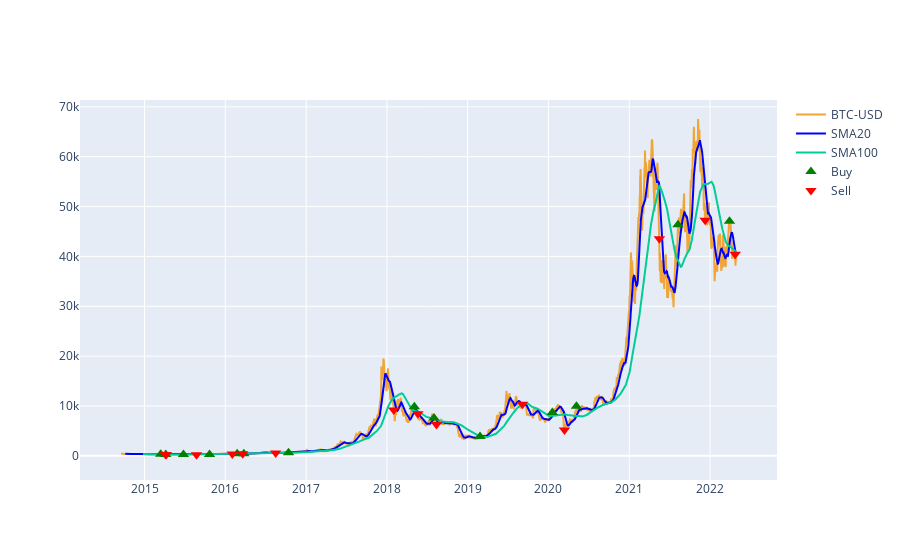

Source (notebook cell):
### Code cell
import numpy as np
import pandas as pd
import yfinance as yf
#import pandas_ta as ta
import matplotlib.pyplot as plt
from datetime import date
import plotly.graph_objects as go
import plotly.offline as pyo

plt.style.use('fivethirtyeight')
yf.pdr_override()


data = yf.download(symbol_crypto, start='2010-01-01',
                end=date.today())
data = data.reset_index()
data['Date'] = pd.to_datetime(data['Date'])

########### Simple Moving Average Implementation #############


data['SMA 20'] = data['Close'].rolling(window=20).mean()
data['SMA 100'] = data['Close'].rolling(window=100).mean()

df.rolling(window=30).mean()
#SMA BUY SELL
#Function for buy and sell signal
def buy_sell(data):
    signalBuy = []
    signalSell = []
    position = False 

    for i in range(len(data)):
        if data['SMA 20'][i] > data['SMA 100'][i]:
            if position == False :
                signalBuy.append(data['Adj Close'][i])
                signalSell.append(np.nan)
                position = True
            else:
                signalBuy.append(np.nan)
                signalSell.append(np.nan)
        elif data['SMA 20'][i] < data['SMA 100'][i]:
            if position == True:
                signalBuy.append(np.nan)
                signalSell.append(data['Adj Close'][i])
                position = False
            else:
                signalBuy.append(np.nan)
                signalSell.append(np.nan)
        else:
            signalBuy.append(np.nan)
            signalSell.append(np.nan)
    return pd.Series([signalBuy, signalSell])


data['Buy_Signal_price'], data['Sell_Signal_price'] = buy_sell(data)



"""

ax.set_title(stock[0] + " Price History with buy and sell signals",fontsize=10, backgroundcolor='blue', color='white')
ax.set_xlabel(f'{startdate} - {end_date}' ,fontsize=18)
ax.set_ylabel('Close Price INR (₨)' , fontsize=18)
legend = ax.legend()
ax.grid()
plt.tight_layout()
plt.show()
"""


# Create figure
fig = go.Figure()

actual_prices_plot = go.Scatter(name=symbol_crypto,x=data.Date, y=data['Adj Close'], line_color='#F1A537')
sma20_plot = go.Scatter(name='SMA20',x=data.Date, y=data['SMA 20'],line_color="#0000ff")
sma100_plot = go.Scatter(name='SMA100',x=data.Date, y=data['SMA 100'])
Buy_Signal_plot = go.Scatter(mode="markers", name='Buy',x=data.Date, y=data['Buy_Signal_price'] , line_color='green', marker_symbol = 'triangle-up', marker_size=10)
Sell_Signal_plot = go.Scatter(mode="markers", name='Sell',x=data.Date, y=data['Sell_Signal_price'] , line_color='red', marker_symbol = 'triangle-down', marker_size=10)


# Set title
fig.update_layout(title_text=symbol_crypto[0] + " Price History with buy and sell signals")

data = [actual_prices_plot,sma20_plot,sma100_plot,Buy_Signal_plot,Sell_Signal_plot]
fig = dict(data=data)
#fig.layout.update()
pyo.iplot(fig, filename='temp1')

### Figure 1 — Plotly figure (JSON) as saved in the notebook; plotly's stock layout.template omitted (floating-point values rounded to 4 significant figures; data arrays with more than 128 entries replaced by an {"elided": "..."} marker saying what was removed)
{"data": [{"line": {"color": "#F1A537"}, "name": "BTC-USD", "x": {"elided": "2781 str values"}, "y": {"elided": "2781 float values"}, "type": "scatter"}, {"line": {"color": "#0000ff"}, "name": "SMA20", "x": {"elided": "2781 str values"}, "y": {"elided": "2781 float values"}, "type": "scatter"}, {"name": "SMA100", "x": {"elided": "2781 str values"}, "y": {"elided": "2781 float values"}, "type": "scatter"}, {"line": {"color": "green"}, "marker": {"size": 10, "symbol": "triangle-up"}, "mode": "markers", "name": "Buy", "x": {"elided": "2781 str values"}, "y": {"elided": "2781 float values"}, "type": "scatter"}, {"line": {"color": "red"}, "marker": {"size": 10, "symbol": "triangle-down"}, "mode": "markers", "name": "Sell", "x": {"elided": "2781 str values"}, "y": {"elided": "2781 float values"}, "type": "scatter"}], "layout": {}}
